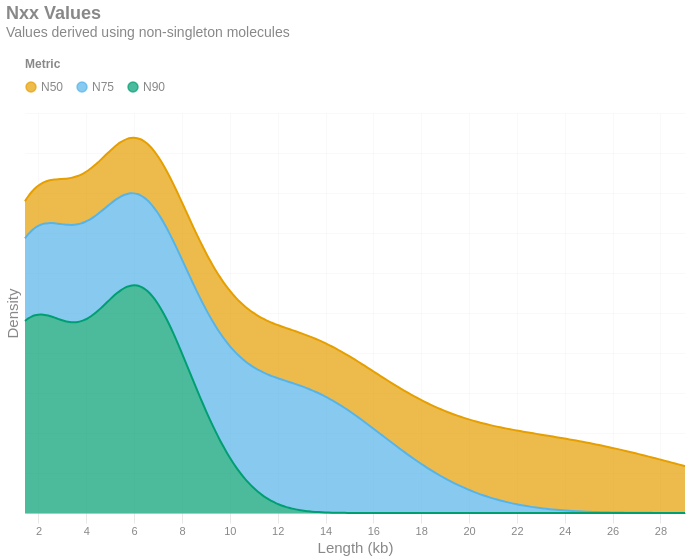

The cell this chart's notebook holds for it:
### Markdown cell above
## Library Performance
### NX metrics

The **NX** metrics (e.g. **N50**) tend to be useful for understanding centrality for molecule length in genomic contexts.
With your linked-read sequences aligned to a reference genome, you can make inferences about the lengths of the original molecules from which linked-read fragments were derived. These are the distributions of three common NX metrics (N50, N75, N90) across all samples are given below.

### Code cell
selection = alt.selection_point(fields=['Nxx'], bind='legend')

with SafeRender(aggregate_df):
    (
        alt.Chart(aggregate_df[['Sample', 'N50', 'N75', 'N90']])
        .transform_fold(
            ['N50', 'N75', 'N90'],
            as_=['Nxx', 'value']
        )
        .transform_density(
            'value',
            groupby=['Nxx'],
            as_=['value', 'density']
        )
        .mark_area(interpolate = "basis")
        .encode(
            x=alt.X('value:Q', bin = "binned").axis(title='Length (kb)', labelExpr='datum.value / 1000'),
            y=alt.Y('density:Q', title='Density').axis(labels = False),
            color=alt.Color('Nxx:N', title='Metric').scale(domain = ['N50','N75','N90'])
        )
        .transform_filter(selection)
        .add_params(selection)
        .configure_legend(orient = "top")
        .properties(
            title=alt.Title('Nxx Values', subtitle = 'Values derived using non-singleton molecules'),
            usermeta={'embedOptions': {'downloadFileName': f'alignments.nxx'}}
        )
    ).display()

### Figure 1 — Vega-Lite specification as saved in the notebook (floating-point values rounded to 4 significant figures)
{"width": "container", "height": 400, "config": {"title": {"anchor": "start", "dy": -15, "fontSize": 18, "color": "#888888", "subtitleColor": "#888888", "subtitleFontSize": 14}, "arc": {"fill": "#0072B2"}, "axis": {"domainColor": "#888888", "domainWidth": 0.5, "gridWidth": 0.2, "grid": false, "titleFontWeight": 400, "titleFontSize": 15, "labelFontSize": 11, "labelColor": "#888888", "tickColor": "#888888", "tickWidth": 0.2, "titleColor": "#888888"}, "axisBand": {"grid": false}, "axisX": {"grid": true, "tickSize": 10, "domainCap": "round"}, "axisY": {"domain": false, "grid": true, "tickSize": 0, "domainCap": "round"}, "background": "transparent", "header": {"labelFontSize": 15, "labelColor": "#888888", "titleFontSize": 15, "titleFontWeight": 600, "titleColor": "#888888"}, "legend": {"labelFont": "sans-serif", "labelFontSize": 12, "labelColor": "#888888", "symbolSize": 100, "symbolType": "circle", "titleFontSize": 12, "titlePadding": 10, "titleColor": "#888888", "title": null, "orient": "top"}, "range": {"category": ["#E69F00", "#56B4E9", "#009E73", "#F0E442", "#0072B2", "#D55E00", "#CC79A7", "#000000"], "diverging": ["#cfe8f3", "#a2d4ec", "#73bfe2", "#46abdb", "#1696d2", "#12719e"]}, "area": {"fill": "#0072B2", "fillOpacity": 0.7, "line": true, "strokeOpacity": 0.7}, "line": {"color": "#0072B2", "stroke": "#0072B2", "strokeWidth": 2}, "trail": {"color": "#0072B2", "stroke": "#0072B2", "strokeWidth": 0, "size": 1}, "point": {"filled": true}, "text": {"color": "#888888", "fontSize": 11, "align": "right", "fontWeight": 400, "size": 11}, "bar": {"fill": "#0072B2", "stroke": null}, "view": {"stroke": null, "continuousWidth": 660, "continuousHeight": 400}}, "data": {"name": "data-9dedd4b939ad7a81fc7da0de69ece839"}, "mark": {"type": "area", "interpolate": "basis"}, "encoding": {"color": {"field": "Nxx", "scale": {"domain": ["N50", "N75", "N90"]}, "title": "Metric", "type": "nominal"}, "x": {"axis": {"title": "Length (kb)", "labelExpr": "datum.value / 1000"}, "bin": "binned", "field": "value", "type": "quantitative"}, "y": {"axis": {"labels": false}, "field": "density", "title": "Density", "type": "quantitative"}}, "params": [{"name": "param_9eafa23d14869b31", "select": {"type": "point", "fields": ["Nxx"]}, "bind": "legend"}], "title": {"text": "Nxx Values", "subtitle": "Values derived using non-singleton molecules"}, "transform": [{"fold": ["N50", "N75", "N90"], "as": ["Nxx", "value"]}, {"density": "value", "groupby": ["Nxx"], "as": ["value", "density"]}, {"filter": {"param": "param_9eafa23d14869b31"}}], "usermeta": {"embedOptions": {"downloadFileName": "alignments.nxx"}}, "$schema": "https://vega.github.io/schema/vega-lite/v6.4.1.json", "datasets": {"data-9dedd4b939ad7a81fc7da0de69ece839": [{"Sample": "01-1-HQ1-bead5-DNA1p5-MEB10-10486428-23H72MLT3-L3_trimmed", "N50": 29028, "N75": 16423, "N90": 8637}, {"Sample": "02-2-HQ2-bead5-DNA1p5-MEB10-10486428-23H72MLT3-L3_trimmed", "N50": 19095, "N75": 11365, "N90": 6275}, {"Sample": "03-3-PD-bead5-DNA1p5-MEB10-10486428-23H72MLT3-L3_trimmed", "N50": 21941, "N75": 11053, "N90": 4556}, {"Sample": "04-5-PD-bead10-DNA1p5-MEB10-10486428-23H72MLT3-L3_trimmed", "N50": 23027, "N75": 12683, "N90": 6154}, {"Sample": "05-6-VD-bead5-DNA1p5-MEB10-10486428-23H72MLT3-L3_trimmed", "N50": 6762, "N75": 3240, "N90": 1538}, {"Sample": "06-20-PD-bead10-DNA3-MEB5-10486428-23H72MLT3-L3_trimmed", "N50": 23063, "N75": 13155, "N90": 6742}, {"Sample": "07-21-PD-bead10-DNA1p5-MEB5-10486428-23H72MLT3-L3_trimmed", "N50": 22412, "N75": 12231, "N90": 5856}, {"Sample": "08-22-VD-bead5-DNA1p5-MEB5-10486428-23H72MLT3-L3_trimmed", "N50": 7251, "N75": 3238, "N90": 1438}, {"Sample": "09-23-VD-bead10-DNA3-MEB5-10486428-23H72MLT3-L3_trimmed", "N50": 6389, "N75": 3170, "N90": 1572}, {"Sample": "10-24-VD-bead10-DNA1p5-MEB5-10486428-23H72MLT3-L3_trimmed", "N50": 5917, "N75": 2979, "N90": 1505}]}}
